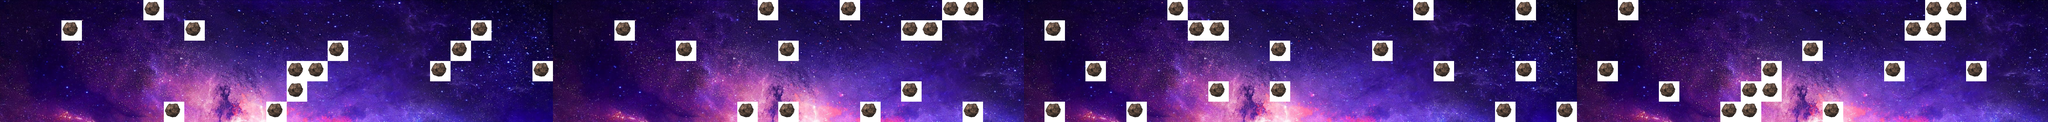

Rendered tile map (Tiled .tmx) drawn with the repository's tilesets; below, a short description and the full map source, tile grids included:
An orthogonal 100x6 tile map with 70x70 px tiles, 2 tile layers (backgroundLayer, blockedLayer), 4 tilesets.

<map version="1.0" orientation="orthogonal" renderorder="right-down" width="100" height="6" tilewidth="70" tileheight="70" nextobjectid="19">
 <tileset firstgid="1" name="tiles_spritesheet" tilewidth="70" tileheight="70" spacing="2" tilecount="143">
  <image source="../images/tiles_spritesheet.png" width="790" height="934" />
  <terraintypes>
   <terrain name="New Terrain" tile="0" />
  </terraintypes>
 </tileset>
 <tileset firstgid="144" name="bgTiles" tilewidth="70" tileheight="70" tilecount="405">
  <image source="../images/game_bg.jpg" width="1920" height="1080" />
 </tileset>
 <tileset firstgid="549" name="bgTilesFlipped" tilewidth="70" tileheight="70" tilecount="405">
  <image source="../images/game_bgFlipped.jpg" width="1920" height="1080" />
 </tileset>
 <tileset firstgid="954" name="roids" tilewidth="70" tileheight="70" tilecount="4">
  <image source="../images/asteroid - Copy.png" width="169" height="172" />
 </tileset>
 <layer name="backgroundLayer" width="100" height="6">
  <data encoding="csv">
144,145,146,147,148,149,150,151,152,153,154,155,156,157,158,159,160,161,162,163,164,165,166,167,168,169,170,549,550,551,552,553,554,555,556,557,558,559,560,561,562,563,564,565,566,567,568,569,570,571,144,145,146,147,148,149,150,151,152,153,154,155,156,157,158,159,160,161,162,163,164,165,166,167,168,169,170,549,550,551,552,553,554,555,556,557,558,559,560,561,562,563,564,565,566,567,568,569,570,571,
171,172,173,174,175,176,177,178,179,180,181,182,183,184,185,186,187,188,189,190,191,192,193,194,195,196,197,576,577,578,579,580,581,582,583,584,585,586,587,588,589,590,591,592,593,594,595,596,597,598,171,172,173,174,175,176,177,178,179,180,181,182,183,184,185,186,187,188,189,190,191,192,193,194,195,196,197,576,577,578,579,580,581,582,583,584,585,586,587,588,589,590,591,592,593,594,595,596,597,598,
198,199,200,201,202,203,204,205,206,207,208,209,210,211,212,213,214,215,216,217,218,219,220,221,222,223,224,603,604,605,606,607,608,609,610,611,612,613,614,615,616,617,618,619,620,621,622,623,624,625,198,199,200,201,202,203,204,205,206,207,208,209,210,211,212,213,214,215,216,217,218,219,220,221,222,223,224,603,604,605,606,607,608,609,610,611,612,613,614,615,616,617,618,619,620,621,622,623,624,625,
225,226,227,228,229,230,231,232,233,234,235,236,237,238,239,240,241,242,243,244,245,246,247,248,249,250,251,630,631,632,633,634,635,636,637,638,639,640,641,642,643,644,645,646,647,648,649,650,651,652,225,226,227,228,229,230,231,232,233,234,235,236,237,238,239,240,241,242,243,244,245,246,247,248,249,250,251,630,631,632,633,634,635,636,637,638,639,640,641,642,643,644,645,646,647,648,649,650,651,652,
252,253,254,255,256,257,258,259,260,261,262,263,264,265,266,267,268,269,270,271,272,273,274,275,276,277,278,657,658,659,660,661,662,663,664,665,666,667,668,669,670,671,672,673,674,675,676,677,678,679,252,253,254,255,256,257,258,259,260,261,262,263,264,265,266,267,268,269,270,271,272,273,274,275,276,277,278,657,658,659,660,661,662,663,664,665,666,667,668,669,670,671,672,673,674,675,676,677,678,679,
279,280,281,282,283,284,285,286,287,288,289,290,291,292,293,294,295,296,297,298,299,300,301,302,303,304,305,684,685,686,687,688,689,690,691,692,693,694,695,696,697,698,699,700,701,702,703,704,705,706,279,280,281,282,283,284,285,286,287,288,289,290,291,292,293,294,295,296,297,298,299,300,301,302,303,304,305,684,685,686,687,688,689,690,691,692,693,694,695,696,697,698,699,700,701,702,703,704,705,706
</data>
 </layer>
 <layer name="blockedLayer" width="100" height="6">
  <data encoding="csv">
0,0,0,0,0,0,0,954,0,0,0,0,0,0,0,0,0,0,0,0,0,0,0,0,0,0,0,0,0,0,0,0,0,0,0,0,0,954,0,0,0,954,0,0,0,0,954,954,0,0,0,0,0,0,0,0,0,954,0,0,0,0,0,0,0,0,0,0,0,954,0,0,0,0,954,0,0,0,0,954,0,0,0,0,0,0,0,0,0,0,0,0,0,0,954,954,0,0,0,0,
0,0,0,954,0,0,0,0,0,954,0,0,0,0,0,0,0,0,0,0,0,0,0,954,0,0,0,0,0,0,954,0,0,0,0,0,0,0,0,0,0,0,0,0,954,954,0,0,0,0,0,954,0,0,0,0,0,0,954,954,0,0,0,0,0,0,0,0,0,0,0,0,0,0,0,0,0,0,0,0,0,0,0,0,0,0,0,0,0,0,0,0,0,954,954,0,0,0,0,0,
0,0,0,0,0,0,0,0,0,0,0,0,0,0,0,0,954,0,0,0,0,0,954,0,0,0,0,0,0,0,0,0,0,954,0,0,0,0,954,0,0,0,0,0,0,0,0,0,0,0,0,0,0,0,0,0,0,0,0,0,0,0,954,0,0,0,0,954,0,0,0,0,0,0,0,0,0,0,0,0,0,0,0,0,0,0,0,0,954,0,0,0,0,0,0,0,0,0,0,0,
0,0,0,0,0,0,0,0,0,0,0,0,0,0,954,954,0,0,0,0,0,954,0,0,0,0,954,0,0,0,0,0,0,0,0,0,0,0,0,0,0,0,0,0,0,0,0,0,0,0,0,0,0,954,0,0,0,0,0,0,0,0,0,0,0,0,0,0,0,0,954,0,0,0,954,0,0,0,954,0,0,0,0,0,0,0,954,0,0,0,0,0,954,0,0,0,954,0,0,0,
0,0,0,0,0,0,0,0,0,0,0,0,0,0,954,0,0,0,0,0,0,0,0,0,0,0,0,0,0,0,0,0,0,0,0,0,0,0,0,0,0,0,0,0,954,0,0,0,0,0,0,0,0,0,0,0,0,0,0,954,0,0,954,0,0,0,0,0,0,0,0,0,0,0,0,0,0,0,0,0,0,954,0,0,0,954,954,0,0,0,0,0,0,0,0,0,0,0,0,0,
0,0,0,0,0,0,0,0,954,0,0,0,0,954,0,0,0,0,0,0,0,0,0,0,0,0,0,0,0,0,0,0,0,0,0,0,954,0,954,0,0,0,954,0,0,0,0,954,0,0,0,954,0,0,0,954,0,0,0,0,0,0,0,0,0,0,0,0,0,0,0,0,0,954,0,0,954,0,0,0,0,0,0,0,954,954,0,0,0,954,0,0,0,0,0,0,0,0,0,0
</data>
 </layer>
 <objectgroup name="objectsLayer" />
</map>
